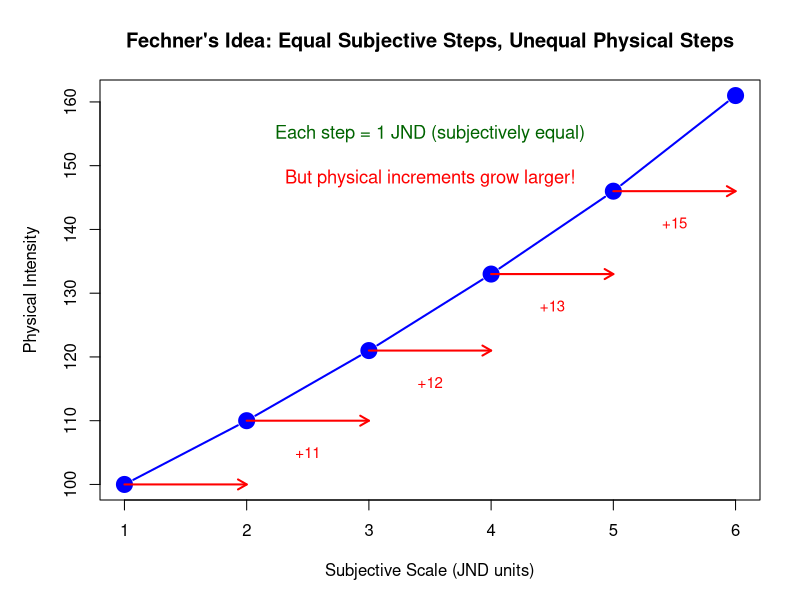
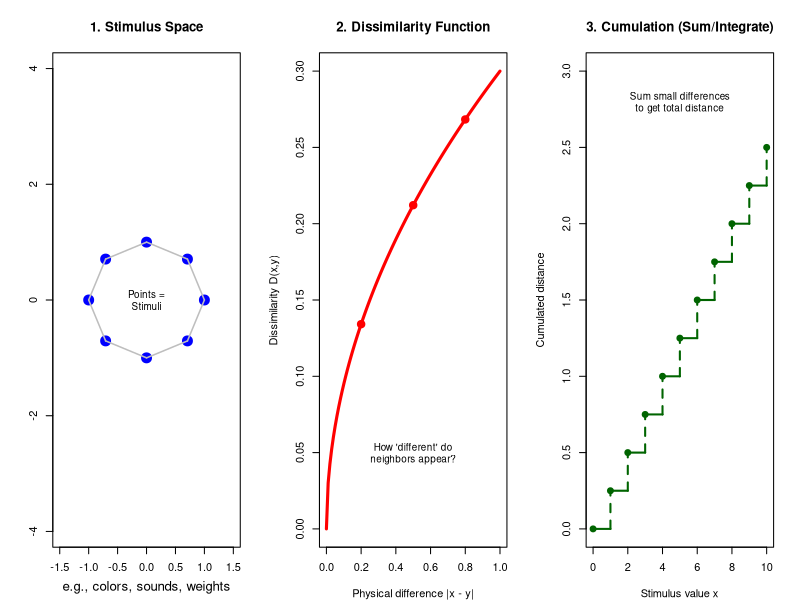
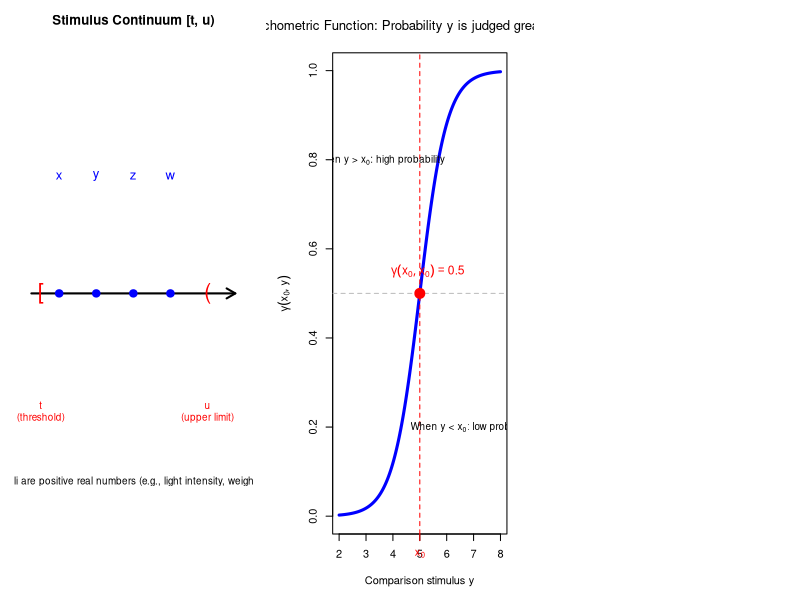
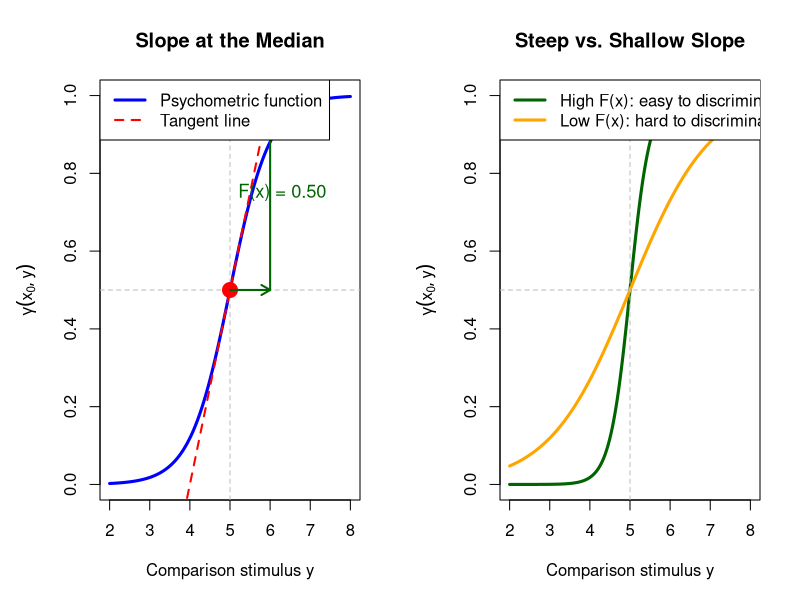
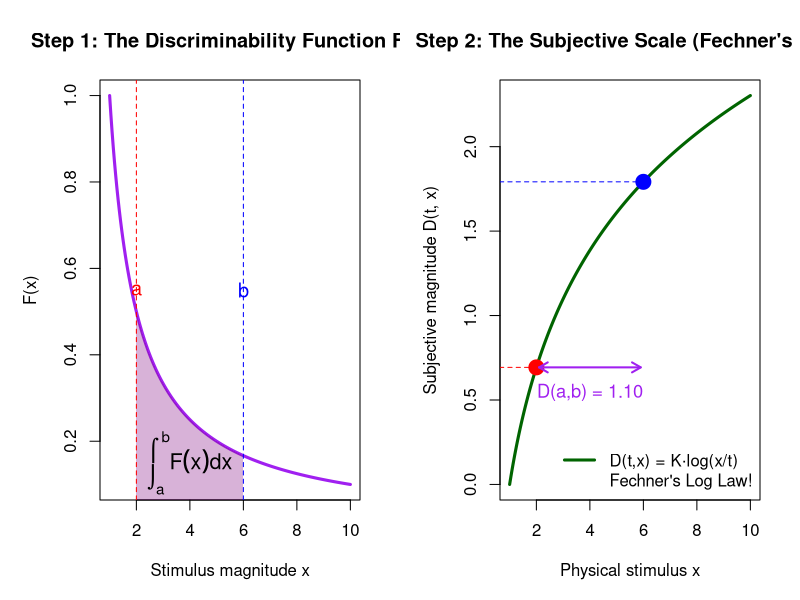
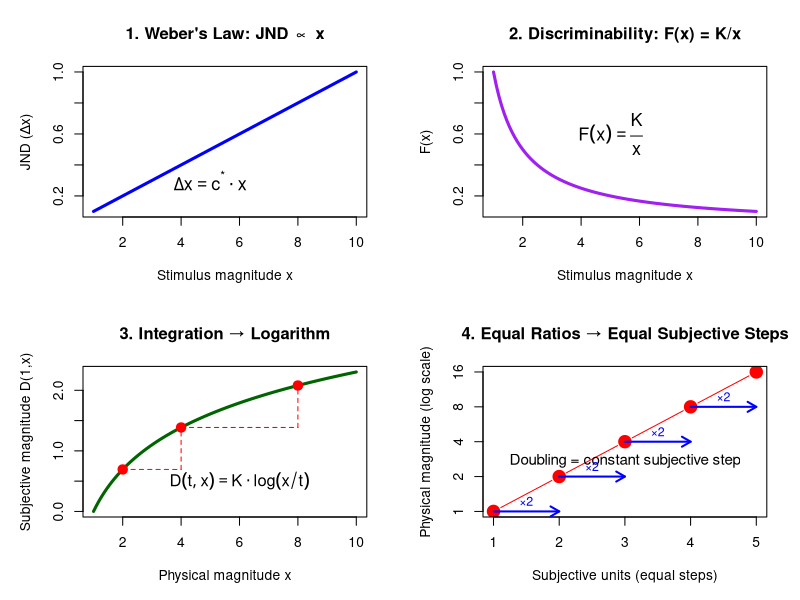

Source code (R) for these figures, in order:
## ---- chunk 1
#| echo: false
#| message: false
library(ggplot2)
## ---- chunk 2
#| fig-cap: "The basic idea: measuring subjective distance by counting JNDs"
#| fig-width: 8
#| fig-height: 4

# Physical light intensities (arbitrary units)
intensities <- c(100, 110, 121, 133, 146, 161)

# Plot as a "staircase" of JNDs
par(mar = c(5, 5, 4, 2))
plot(1:6, intensities, type = "b", pch = 19, cex = 2,
     xlab = "Subjective Scale (JND units)",
     ylab = "Physical Intensity",
     main = "Fechner's Idea: Equal Subjective Steps, Unequal Physical Steps",
     col = "blue", lwd = 2)

# Add JND labels
for (i in 1:5) {
  arrows(i, intensities[i], i+1, intensities[i],
         length = 0.1, col = "red", lwd = 2)
  text(i + 0.5, intensities[i] - 5,
       sprintf("+%d", intensities[i+1] - intensities[i]),
       col = "red", cex = 0.9)
}

# Add annotation
text(3.5, 155, "Each step = 1 JND (subjectively equal)", col = "darkgreen", cex = 1.1)
text(3.5, 148, "But physical increments grow larger!", col = "red", cex = 1.1)
## ---- chunk 3
#| fig-cap: "The three components of Fechnerian scaling"
#| fig-width: 10
#| fig-height: 4

par(mfrow = c(1, 3), mar = c(4, 4, 4, 2))

# 1. Stimulus Space
set.seed(42)
n_stimuli <- 8
angles <- seq(0, 2*pi, length.out = n_stimuli + 1)[1:n_stimuli]
x <- cos(angles)
y <- sin(angles)

plot(x, y, pch = 19, cex = 2, col = "blue",
     xlim = c(-1.5, 1.5), ylim = c(-1.5, 1.5),
     xlab = "", ylab = "", main = "1. Stimulus Space",
     asp = 1)

# Connect neighboring stimuli
for (i in 1:n_stimuli) {
  j <- ifelse(i == n_stimuli, 1, i + 1)
  lines(c(x[i], x[j]), c(y[i], y[j]), col = "gray", lwd = 1.5)
}

text(0, 0, "Points =\nStimuli", cex = 0.9)
mtext("e.g., colors, sounds, weights", side = 1, line = 2.5, cex = 0.8)

# 2. Dissimilarity Function
x_vals <- seq(0, 1, length.out = 100)
dissim <- 0.3 * x_vals^0.5  # square root dissimilarity

plot(x_vals, dissim, type = "l", lwd = 3, col = "red",
     xlab = "Physical difference |x - y|",
     ylab = "Dissimilarity D(x,y)",
     main = "2. Dissimilarity Function")

points(c(0.2, 0.5, 0.8), c(0.3*0.2^0.5, 0.3*0.5^0.5, 0.3*0.8^0.5),
       pch = 19, cex = 1.5, col = "red")

text(0.5, 0.05, "How 'different' do\nneighbors appear?", cex = 0.9)

# 3. Cumulation (Integration)
plot(NULL, xlim = c(0, 10), ylim = c(0, 3),
     xlab = "Stimulus value x", ylab = "Cumulated distance",
     main = "3. Cumulation (Sum/Integrate)")

# Show discrete steps
x_discrete <- 0:10
y_discrete <- cumsum(c(0, rep(0.25, 10)))
points(x_discrete, y_discrete, pch = 19, col = "darkgreen", cex = 1.2)
for (i in 1:10) {
  lines(c(x_discrete[i], x_discrete[i+1]),
        c(y_discrete[i], y_discrete[i]),
        col = "darkgreen", lwd = 2)
  lines(c(x_discrete[i+1], x_discrete[i+1]),
        c(y_discrete[i], y_discrete[i+1]),
        col = "darkgreen", lwd = 2, lty = 2)
}

text(5, 2.8, "Sum small differences\nto get total distance", cex = 0.9)
## ---- chunk 4
#| fig-cap: "Stimuli represented as values on a real number line"
#| fig-width: 8
#| fig-height: 3

par(mar = c(4, 1, 3, 1))
plot(NULL, xlim = c(0, 12), ylim = c(0, 2),
     axes = FALSE, xlab = "", ylab = "",
     main = "Stimulus Continuum [t, u)")

# Draw the number line
arrows(0.5, 1, 11.5, 1, length = 0.1, lwd = 2)

# Mark threshold t and upper bound u
points(1, 1, pch = "[", cex = 2, col = "red")
points(10, 1, pch = "(", cex = 2, col = "red")

text(1, 0.5, "t\n(threshold)", col = "red", cex = 0.9)
text(10, 0.5, "u\n(upper limit)", col = "red", cex = 0.9)

# Mark some example stimuli
x_examples <- c(2, 4, 6, 8)
points(x_examples, rep(1, 4), pch = 19, cex = 1.5, col = "blue")
text(x_examples, rep(1.5, 4), c("x", "y", "z", "w"), col = "blue", cex = 1.2)

# Annotation
text(5.5, 0.2, "Stimuli are positive real numbers (e.g., light intensity, weight)", cex = 0.9)
## ---- chunk 5
#| fig-cap: "The psychometric function γ(x,y) for a fixed x = x₀"
#| fig-width: 8
#| fig-height: 5

# Define a psychometric function (logistic)
gamma_func <- function(x0, y, slope = 2) {
  # Probability that y is judged greater than x0
  plogis(slope * (y - x0))
}

# Fix x0 = 5
x0 <- 5
y_vals <- seq(2, 8, length.out = 200)
gamma_vals <- gamma_func(x0, y_vals)

par(mar = c(5, 5, 4, 2))
plot(y_vals, gamma_vals, type = "l", lwd = 3, col = "blue",
     xlab = "Comparison stimulus y",
     ylab = expression(gamma(x[0], y)),
     main = expression("Psychometric Function: Probability y is judged greater than " * x[0]),
     ylim = c(0, 1))

# Mark the 50% point
abline(h = 0.5, lty = 2, col = "gray")
abline(v = x0, lty = 2, col = "red")

points(x0, 0.5, pch = 19, cex = 2, col = "red")

# Add labels
text(x0 + 0.3, 0.55, expression(gamma(x[0], x[0]) == 0.5), col = "red", cex = 1.1)
text(7, 0.2, expression("When y < " * x[0] * ": low probability"), cex = 0.9)
text(3.5, 0.8, expression("When y > " * x[0] * ": high probability"), cex = 0.9)

# Mark x0 on x-axis
axis(1, at = x0, labels = expression(x[0]), col.axis = "red", col = "red")
## ---- chunk 6
#| fig-cap: "The slope F(x) at the median measures local discriminability"
#| fig-width: 10
#| fig-height: 5

par(mfrow = c(1, 2), mar = c(5, 5, 4, 2))

# Left panel: Show the tangent line at the median
x0 <- 5
y_vals <- seq(2, 8, length.out = 200)
gamma_vals <- gamma_func(x0, y_vals, slope = 2)

plot(y_vals, gamma_vals, type = "l", lwd = 3, col = "blue",
     xlab = "Comparison stimulus y",
     ylab = expression(gamma(x[0], y)),
     main = "Slope at the Median",
     ylim = c(0, 1))

abline(h = 0.5, lty = 2, col = "gray")
abline(v = x0, lty = 2, col = "gray")

# The slope at y = x0 for logistic is slope/4
F_x0 <- 2/4  # slope parameter / 4 for logistic at median

# Draw tangent line
tangent_y <- 0.5 + F_x0 * (y_vals - x0)
lines(y_vals, tangent_y, col = "red", lwd = 2, lty = 2)

# Mark the point
points(x0, 0.5, pch = 19, cex = 2, col = "red")

# Add slope annotation
arrows(x0, 0.5, x0 + 1, 0.5, length = 0.1, col = "darkgreen", lwd = 2)
arrows(x0 + 1, 0.5, x0 + 1, 0.5 + F_x0, length = 0.1, col = "darkgreen", lwd = 2)
text(x0 + 1.3, 0.5 + F_x0/2, sprintf("F(x) = %.2f", F_x0), col = "darkgreen", cex = 1.1)

legend("topleft", c("Psychometric function", "Tangent line"),
       col = c("blue", "red"), lwd = c(3, 2), lty = c(1, 2))

# Right panel: Compare steep vs shallow slopes
plot(NULL, xlim = c(2, 8), ylim = c(0, 1),
     xlab = "Comparison stimulus y",
     ylab = expression(gamma(x[0], y)),
     main = "Steep vs. Shallow Slope")

# Steep slope (high discriminability)
gamma_steep <- gamma_func(x0, y_vals, slope = 4)
lines(y_vals, gamma_steep, col = "darkgreen", lwd = 3)

# Shallow slope (low discriminability)
gamma_shallow <- gamma_func(x0, y_vals, slope = 1)
lines(y_vals, gamma_shallow, col = "orange", lwd = 3)

abline(h = 0.5, lty = 2, col = "gray")
abline(v = x0, lty = 2, col = "gray")

legend("topleft",
       c("High F(x): easy to discriminate", "Low F(x): hard to discriminate"),
       col = c("darkgreen", "orange"), lwd = 3)
## ---- chunk 7
#| fig-cap: "Computing subjective distance by integrating F(x)"
#| fig-width: 10
#| fig-height: 5

par(mfrow = c(1, 2), mar = c(5, 5, 4, 2))

# Left panel: F(x) = K/x (Weber's law)
K <- 1
x_vals <- seq(1, 10, length.out = 200)
F_vals <- K / x_vals

plot(x_vals, F_vals, type = "l", lwd = 3, col = "purple",
     xlab = "Stimulus magnitude x",
     ylab = "F(x)",
     main = "Step 1: The Discriminability Function F(x)")

# Shade the area from a to b
a <- 2
b <- 6
x_shade <- seq(a, b, length.out = 100)
F_shade <- K / x_shade
polygon(c(a, x_shade, b), c(0, F_shade, 0),
        col = rgb(0.5, 0, 0.5, 0.3), border = NA)

# Mark a and b
abline(v = a, lty = 2, col = "red")
abline(v = b, lty = 2, col = "blue")
text(a, 0.55, "a", col = "red", cex = 1.2)
text(b, 0.55, "b", col = "blue", cex = 1.2)

# Area annotation
text(4, 0.15, expression(integral(F(x)*dx, a, b)), cex = 1.3)

# Right panel: The resulting subjective scale
# D(t, x) = K * log(x/t) for F(x) = K/x
t <- 1  # threshold
x_scale <- seq(t, 10, length.out = 200)
D_vals <- K * log(x_scale / t)

plot(x_scale, D_vals, type = "l", lwd = 3, col = "darkgreen",
     xlab = "Physical stimulus x",
     ylab = "Subjective magnitude D(t, x)",
     main = "Step 2: The Subjective Scale (Fechner's Law)")

# Mark a and b
D_a <- K * log(a / t)
D_b <- K * log(b / t)
points(c(a, b), c(D_a, D_b), pch = 19, cex = 2, col = c("red", "blue"))

# Show the subjective distance
arrows(a + 0.1, D_a, b - 0.1, D_a, code = 3, length = 0.1, col = "purple", lwd = 2)
text((a + b)/2, D_a - 0.15, sprintf("D(a,b) = %.2f", D_b - D_a), col = "purple", cex = 1.1)

# Horizontal lines
segments(0, D_a, a, D_a, lty = 2, col = "red")
segments(0, D_b, b, D_b, lty = 2, col = "blue")

legend("bottomright", c("D(t,x) = K·log(x/t)", "Fechner's Log Law!"),
       col = c("darkgreen", NA), lwd = c(3, NA), bty = "n")
## ---- chunk 8
#| fig-cap: "How Weber's Law leads to Fechner's Logarithmic Law"
#| fig-width: 10
#| fig-height: 8

par(mfrow = c(2, 2), mar = c(5, 5, 4, 2))

# 1. Weber's Law: JND proportional to x
x_vals <- seq(1, 10, length.out = 100)
weber_fraction <- 0.1
jnd <- weber_fraction * x_vals

plot(x_vals, jnd, type = "l", lwd = 3, col = "blue",
     xlab = "Stimulus magnitude x",
     ylab = "JND (Δx)",
     main = "1. Weber's Law: JND ∝ x")
text(5, 0.3, expression(Delta*x == c^"*" %.% x), cex = 1.3)

# 2. This means F(x) = K/x
F_vals <- 1 / x_vals

plot(x_vals, F_vals, type = "l", lwd = 3, col = "purple",
     xlab = "Stimulus magnitude x",
     ylab = "F(x)",
     main = "2. Discriminability: F(x) = K/x")
text(5, 0.6, expression(F(x) == frac(K, x)), cex = 1.3)

# 3. Integration gives log
D_vals <- log(x_vals)

plot(x_vals, D_vals, type = "l", lwd = 3, col = "darkgreen",
     xlab = "Physical magnitude x",
     ylab = "Subjective magnitude D(1,x)",
     main = "3. Integration → Logarithm")

# Show that equal ratios give equal differences
x1 <- 2
x2 <- 4
x3 <- 8

points(c(x1, x2, x3), log(c(x1, x2, x3)), pch = 19, cex = 1.5, col = "red")
segments(x1, log(x1), x2, log(x1), lty = 2, col = "red")
segments(x2, log(x1), x2, log(x2), lty = 2, col = "red")
segments(x2, log(x2), x3, log(x2), lty = 2, col = "red")
segments(x3, log(x2), x3, log(x3), lty = 2, col = "red")

text(6, 0.5, expression(D(t,x) == K %.% log(x/t)), cex = 1.2)

# 4. Equal ratios = equal subjective differences
ratios <- c(1, 2, 4, 8, 16)
log_vals <- log(ratios)

plot(1:5, log_vals, type = "b", pch = 19, cex = 2, col = "red",
     xlab = "Subjective units (equal steps)",
     ylab = "Physical magnitude (log scale)",
     main = "4. Equal Ratios → Equal Subjective Steps",
     yaxt = "n")
axis(2, at = log_vals, labels = ratios)

# Show the equal steps
for (i in 1:4) {
  arrows(i, log_vals[i], i+1, log_vals[i], length = 0.1, col = "blue", lwd = 2)
  text(i + 0.5, log_vals[i] + 0.2, "×2", col = "blue", cex = 0.9)
}

text(3, 1, "Doubling = constant subjective step", cex = 1.1)
